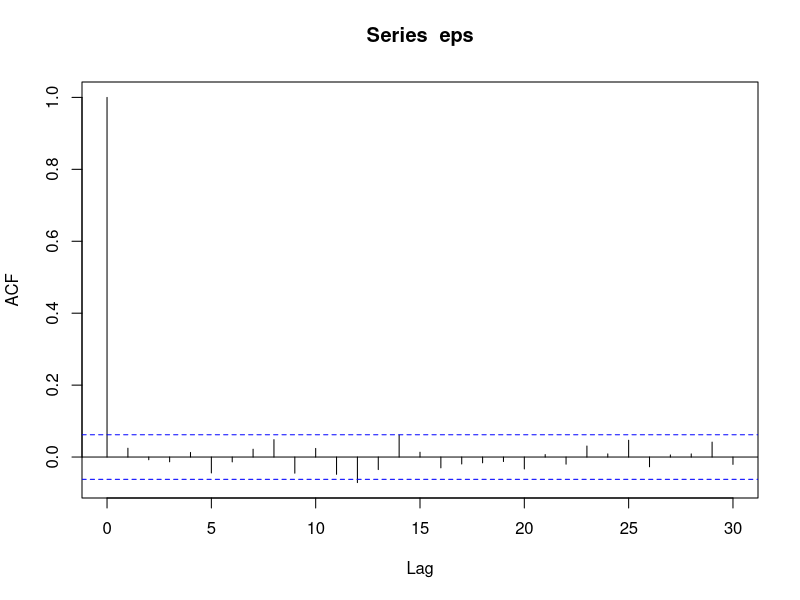
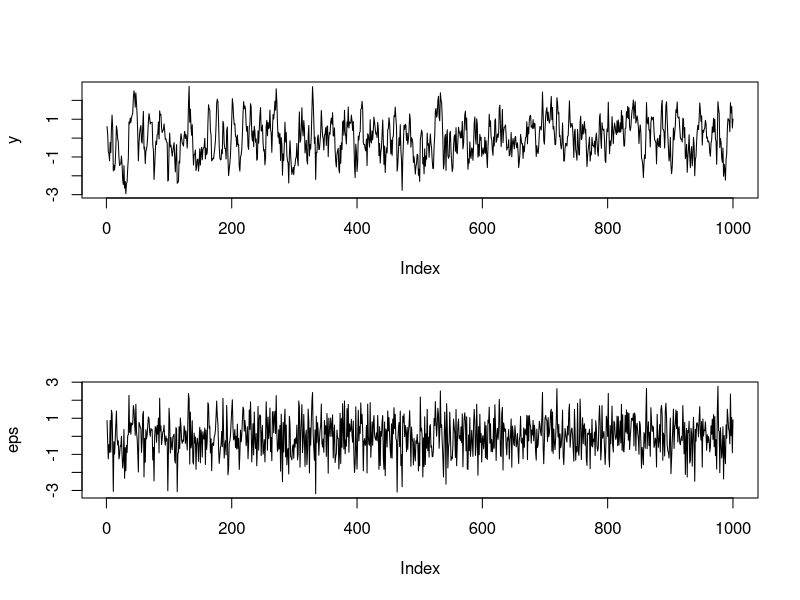
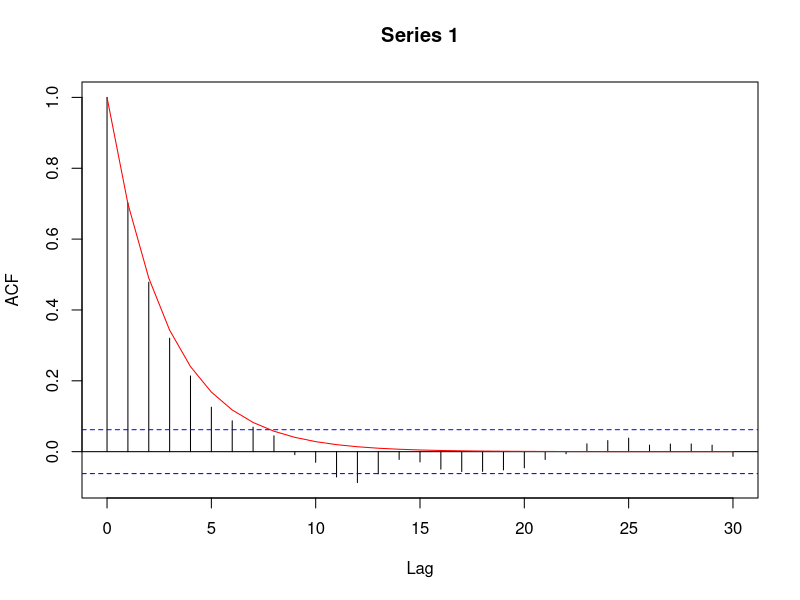
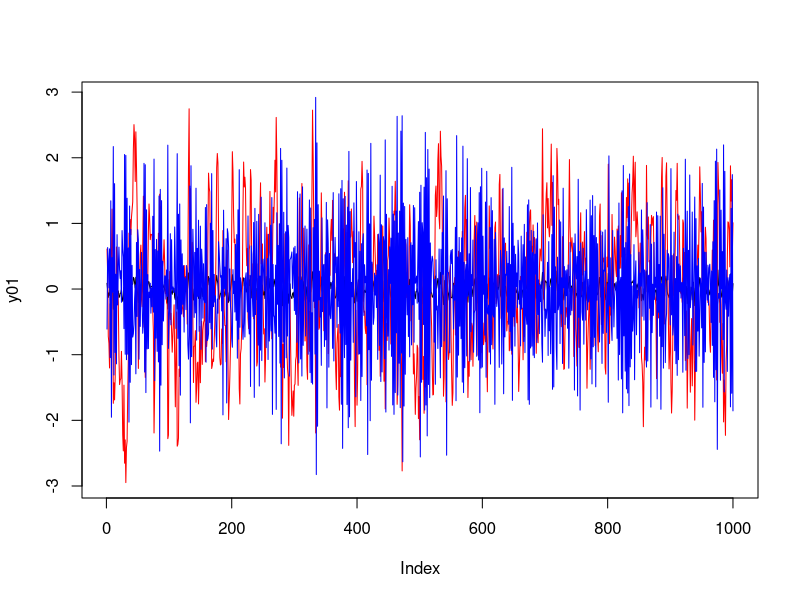
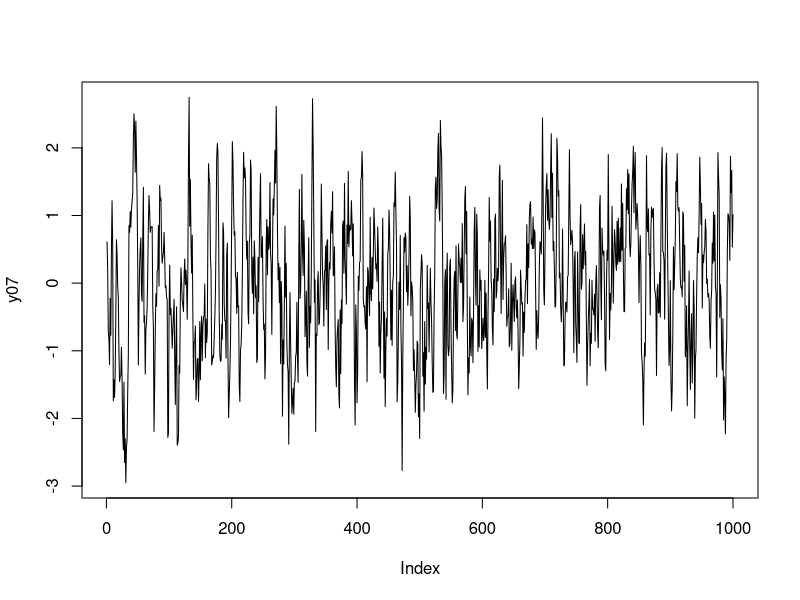
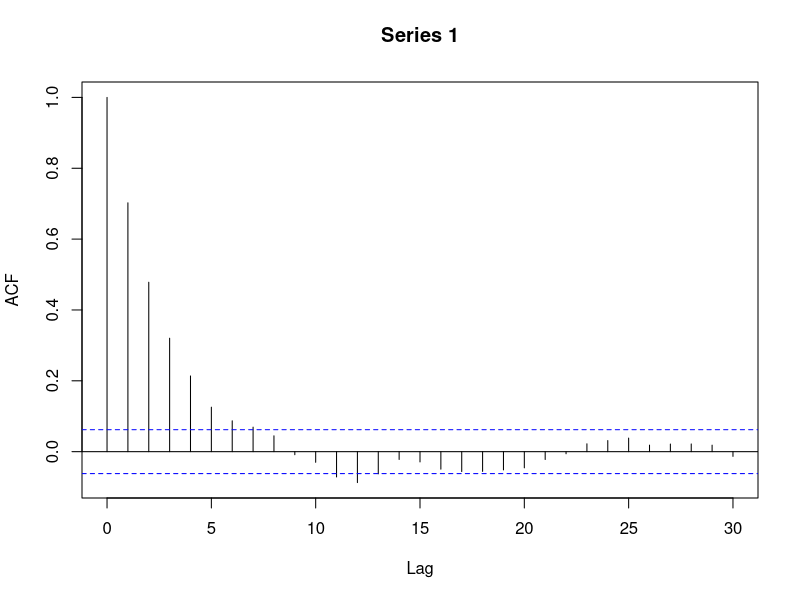
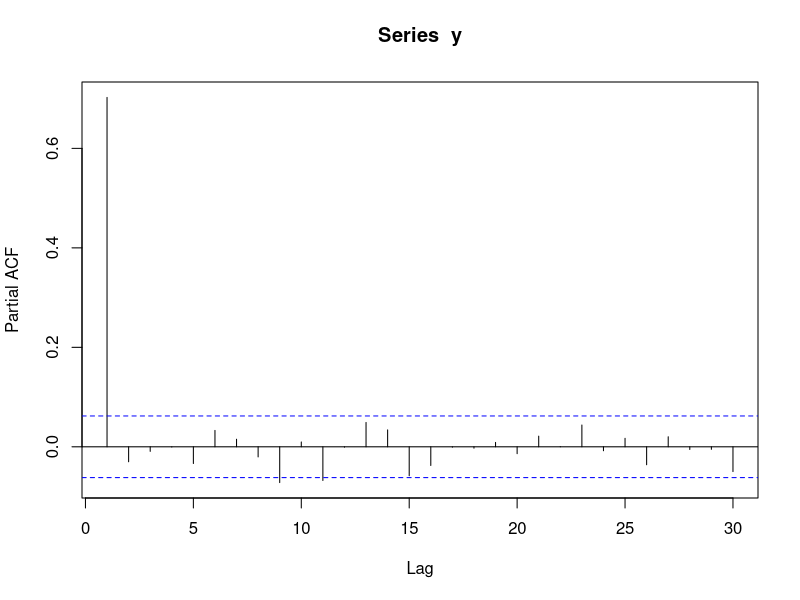
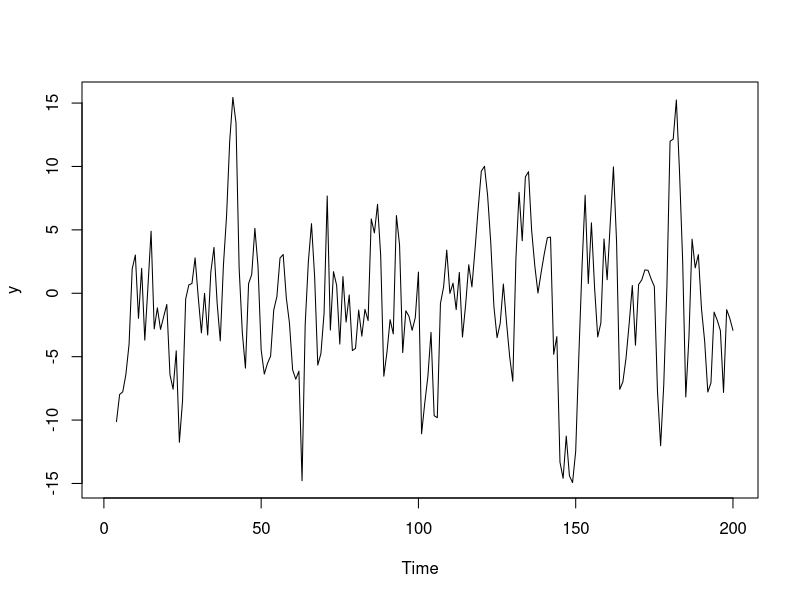

These figures' R source, in order:
rm(list=objects())
library(magrittr)


#####AR(1)
n<-1000
eps<-rnorm(n,0,1)
acf(eps)

a<-0.7
puiss<-function(a,k){c(a^c(k:1),rep(0,n-k))}
# puiss(a,k=4)
# (a^4, a^3....)
M<-lapply(c(1:n),puiss,a=a)%>%unlist%>%matrix(nrow=n,ncol=n,byrow=T)
y<-M%*%eps
head(M)
par(mfrow=c(2,1))
plot(y,type='l')
plot(eps,type='l')

par(mfrow=c(1,1))
acf(y,lag.max=30)
lines(c(0:30),a^c(0:30),col='red')


a<-0.7
M<-lapply(c(1:n),puiss,a=a)%>%unlist%>%matrix(nrow=n,ncol=n,byrow=T)
y07<-M%*%eps
a<-0.1
M<-lapply(c(1:n),puiss,a=a)%>%unlist%>%matrix(nrow=n,ncol=n,byrow=T)
y01<-M%*%eps
a<--0.7
M<-lapply(c(1:n),puiss,a=a)%>%unlist%>%matrix(nrow=n,ncol=n,byrow=T)
y_07<-M%*%eps

plot(y01,type='l',ylim=range(y01,y07,y_07))
lines(y07,col='red')
lines(y_07,col='blue')



####cela éuivaut à :
M<-matrix( unlist(lapply(c(1:n),puiss,a=a)) ,nrow=n,ncol=n,byrow=T)


plot(y07,type='l')
par(mfrow=c(1,1))
acf(y)
pacf(y)


#####MA(4)
n<-200
eps<-rnorm(n,0,1)
b<-c(1:4)
y<-filter(eps, filter=b, method = c("convolution"),
          sides = 1, circular = FALSE)

par(mfrow=c(1,1))
plot(y,type='l')

par(mfrow=c(2,1))
acf(y,na.action = na.omit)
pacf(y,na.action = na.omit)

y<-y07
h<-1
y.lag1<-c(y[1:h],head(y,length(y)-h))
h<-2
y.lag2<-c(y[1:h],head(y,length(y)-h))

lm(y~y.lag1+y.lag2)




















